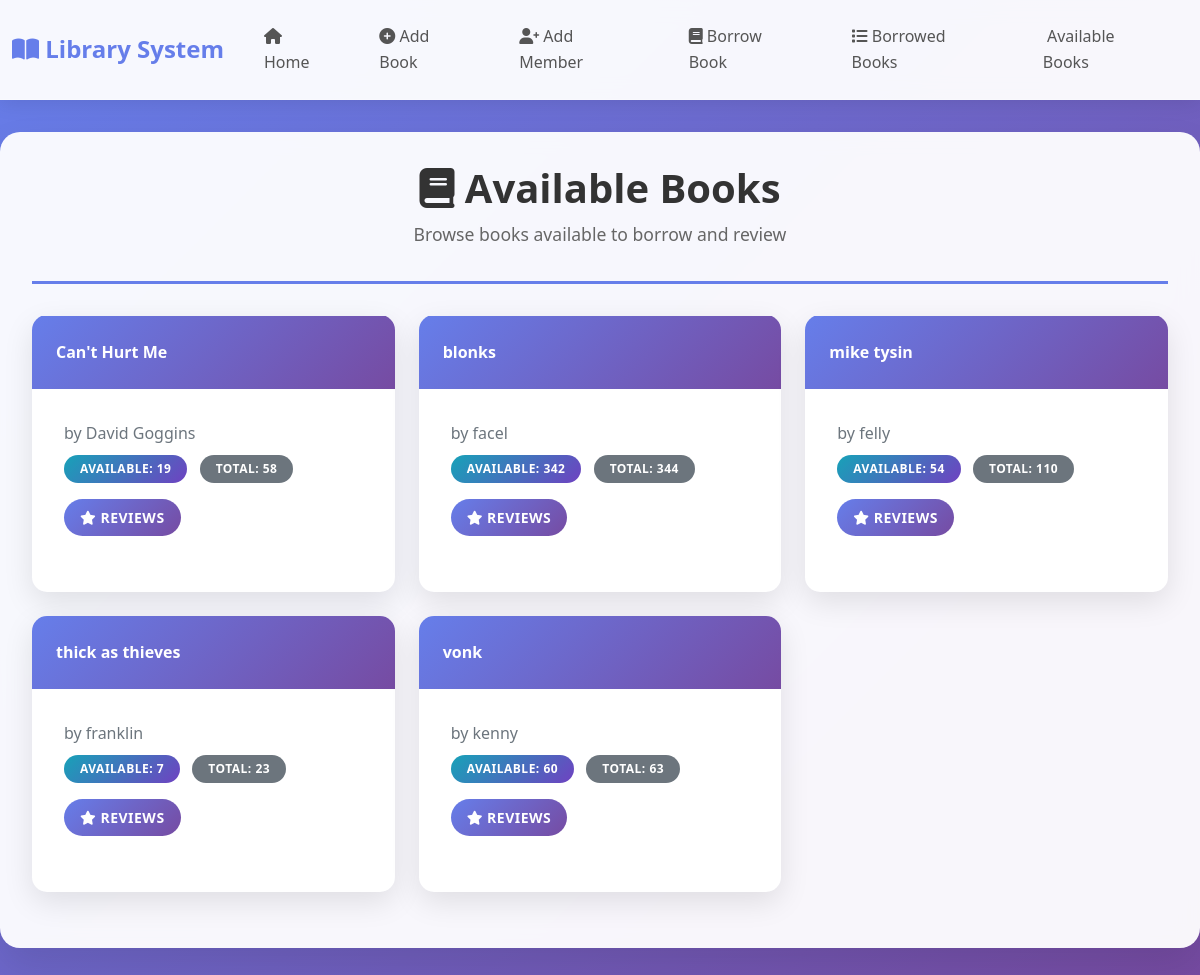
Page /available-books/ on the earlier database version.
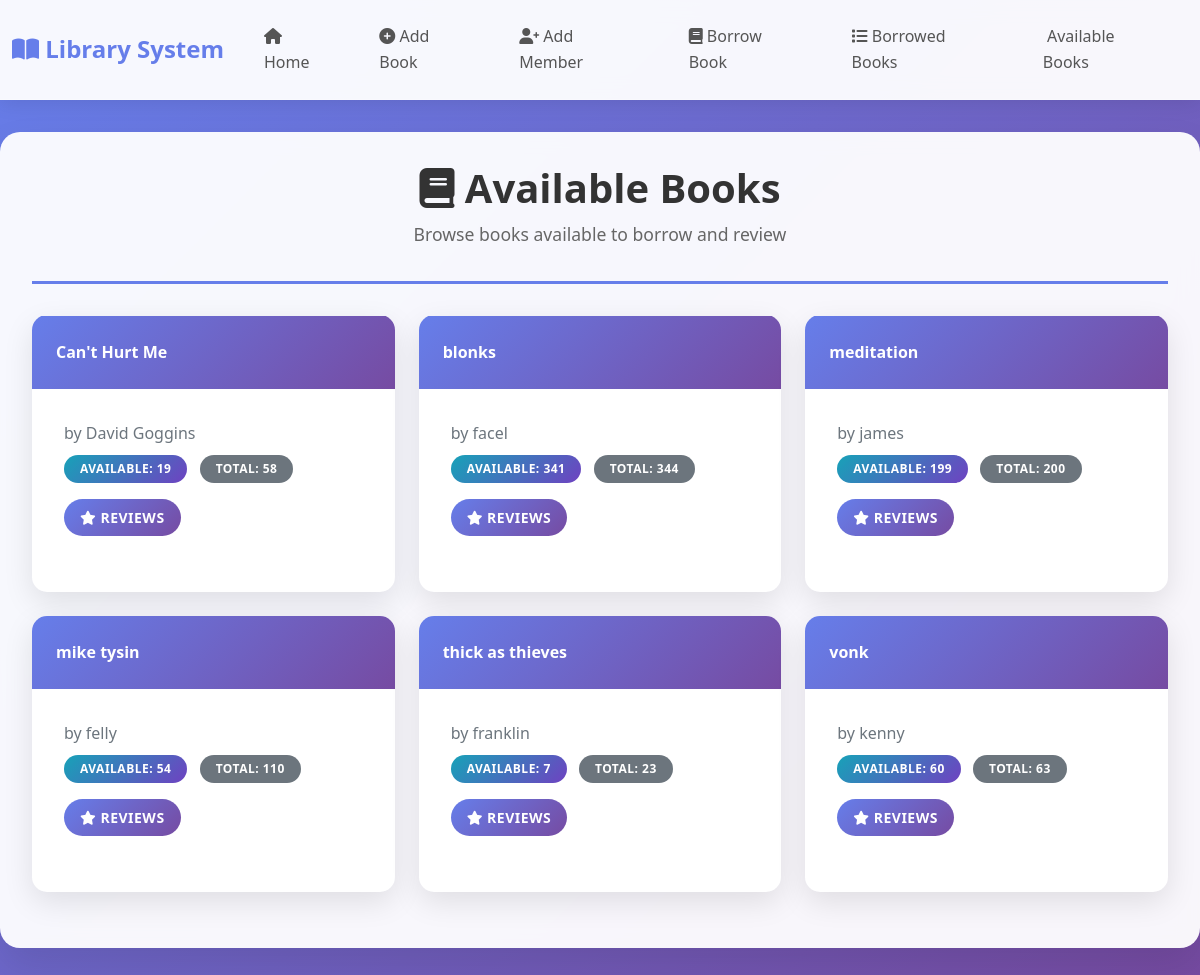
Same page on the later database version.
### library_app/models.py (models this page shows, shortened)
class Book(models.Model):
    title=models.CharField(max_length=255)
    author=models.CharField(max_length=255)
    total_copies=models.PositiveIntegerField(validators=[minvalidator(0)], default=0)
    available_copies=models.PositiveIntegerField(validators=[minvalidator(0)], default=0)
    date_added=models.DateField(auto_now_add=True)

### library_app/views.py (the view)
# urls.py: path('available-books/', views.available_books, name='available_books'),
def available_books(request):
    books = Book.objects.filter(available_copies__gt=0).order_by('title')
    print(f"Available books count: {books.count()}")
    if not books:
        messages.info(request, "No available books found.")
    return render(request, 'available_books.html', {'books': books})

### library_app/templates/available_books.html (shortened to what this page needs)
{% extends 'base.html' %}
{% block content %}
<div class="page-header">
    <h1><i class="fas fa-book"></i> Available Books</h1>
    <p class="subtitle">Browse books available to borrow and review</p>
</div>
{% if books %}
    <div class="row">
        {% for book in books %}
            <div class="col-md-6 col-lg-4 mb-4">
                <div class="card h-100">
                    <div class="card-header">
                        {{ book.title }}
                    </div>
                    <div class="card-body">
                        <p class="mb-2 text-muted">by {{ book.author }}</p>
                        <p>
                            <span class="badge bg-info">Available: {{ book.available_copies }}</span>
                            <span class="badge bg-secondary ms-2">Total: {{ book.total_copies }}</span>
                        </p>
                        <a href="{% url 'book_reviews' book.id %}" class="btn btn-primary btn-sm">
                            <i class="fas fa-star"></i> Reviews
                        </a>
                    </div>
                </div>
            </div>
        {% endfor %}
    </div>
{% else %}
    <div class="alert alert-info">
        <i class="fas fa-info-circle"></i> No available books found.
    </div>
{% endif %}
{% endblock %}

Differences in the rows shown:
changed Book "blonks": available_copies "342" → "341"
added Book: title "meditation", author "james", available_copies "199", total_copies "200"
